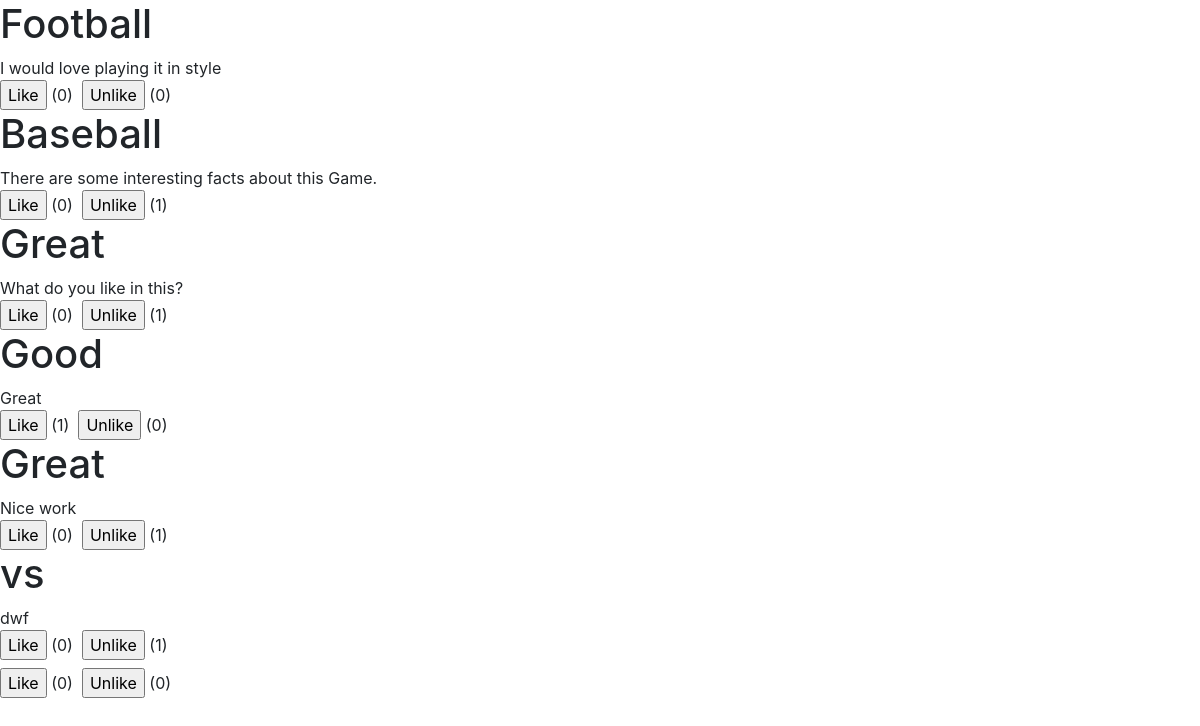
Screenshot of /newpost.php with the database file from the repository.
### tables this page shows
CREATE TABLE `posts` (
  `id` int(11) NOT NULL,
  `userid` int(11) NOT NULL,
  `title` varchar(100) NOT NULL,
  `content` text NOT NULL,
  `image` text NOT NULL,
  `bookmark` int(11) NOT NULL,
  `timestamp` timestamp NOT NULL DEFAULT CURRENT_TIMESTAMP ON UPDATE CURRENT_TIMESTAMP
);

### newpost.php (the view, shortened to what this page needs)
<!DOCTYPE html>
<html>
<head>
	<link rel="stylesheet" href="https://stackpath.bootstrapcdn.com/bootstrap/4.2.1/css/bootstrap.min.css"
integrity="sha384-GJzZqFGwb1QTTN6wy59ffF1BuGJpLSa9DkKMp0DgiMDm4iYMj70gZWKYbI706tWS">
</head>
<div class="content">
  <?php
  include "config.php";
   $query = "SELECT * FROM posts";
   $result = mysqli_query($con,$query);
   while($row = mysqli_fetch_array($result)){
    $postid = $row['id'];
    $title = $row['title'];
    $content = $row['content'];
    $type = -1;
    $like_query = "SELECT COUNT(*) AS cntLikes FROM like_unlike WHERE type=1 and postid=".$postid;
    $like_result = mysqli_query($con,$like_query);
    $like_row = mysqli_fetch_array($like_result);
    $total_likes = $like_row['cntLikes'];
    $unlike_query = "SELECT COUNT(*) AS cntUnlikes FROM like_unlike WHERE type=0 and postid=".$postid;
    $unlike_result = mysqli_query($con,$unlike_query);
    $unlike_row = mysqli_fetch_array($unlike_result);
    $total_unlikes = $unlike_row['cntUnlikes'];
   ?>
    <div class="post">
     <h1><?php echo $title; ?></h1>
     <div class="post-text">
      <?php echo $content; ?>
     </div>
     <div class="post-action">
      <input type="button" value="Like" id="like_<?php echo $postid; ?>" class="like" style="<?php if($type == 1){ echo "color: #ffa449;"; } ?>" />&nbsp;(<span id="likes_<?php echo $postid; ?>"><?php echo $total_likes; ?></span>)&nbsp;
      <input type="button" value="Unlike" id="unlike_<?php echo $postid; ?>" class="unlike" style="<?php if($type == 0){ echo "color: #ffa449;"; } ?>" />&nbsp;(<span id="unlikes_<?php echo $postid; ?>"><?php echo $total_unlikes; ?></span>)
     </div>
    </div>
   <?php
   }
   ?>
</div>
</html>

### rows the page displays
posts: title "Football", content "I would love playing it in style", total_likes "0", total_unlikes "0"
posts: title "Baseball", content "There are some interesting facts about this Game.", total_likes "0", total_unlikes "1"
posts: title "Great", content "What do you like in this?", total_likes "0", total_unlikes "1"
posts: title "Good", content "Great", total_likes "1", total_unlikes "0"
posts: title "Great", content "Nice work", total_likes "0", total_unlikes "1"
posts: title "vs", content "dwf", total_likes "0", total_unlikes "1"
posts: total_likes "0", total_unlikes "0"
